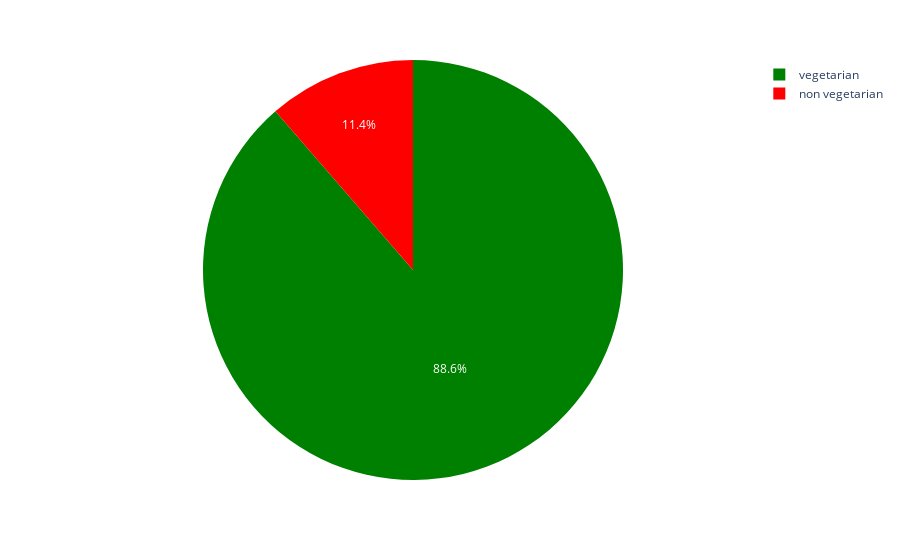

Write notebook code for a chart like this one.
### Code cell
fig=px.pie(diet_data, values='count', names='diet', color_discrete_sequence=['green','red'])
fig.show()

### Figure 1 — Plotly figure (JSON) as saved in the notebook; plotly's stock layout.template omitted (floating-point values rounded to 4 significant figures)
{"data": [{"domain": {"x": [0, 1], "y": [0, 1]}, "hovertemplate": "diet=%{label}<br>count=%{value}<extra></extra>", "labels": ["vegetarian", "non vegetarian"], "legendgroup": "", "name": "", "showlegend": true, "type": "pie", "values": [226, 29]}], "layout": {"legend": {"tracegroupgap": 0}, "margin": {"t": 60}, "piecolorway": ["green", "red"]}}
